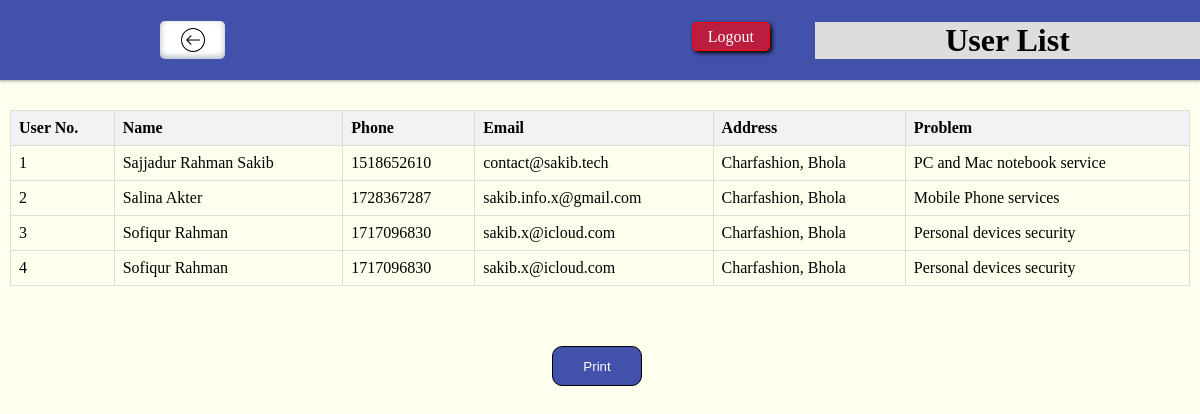
The app's page /admin/alluser.php (signed in) with its own data.
### tables this page shows
CREATE TABLE `reservation` (
  `id` int(100) NOT NULL,
  `name` varchar(32) NOT NULL,
  `address` varchar(50) NOT NULL,
  `phone` int(14) NOT NULL,
  `email` varchar(38) NOT NULL,
  `problem` varchar(100) NOT NULL,
  `description` varchar(500) NOT NULL,
  `submission_time` timestamp NOT NULL DEFAULT current_timestamp(),
  `tracking` varchar(20) DEFAULT NULL
);

### admin/alluser.php (the view, shortened to what this page needs)
<!DOCTYPE html>
<html lang="en">
<head>
    <link rel="stylesheet" href="approval.css">
</head>
<body>
    <div class="contaner">
        <div class="navbar item">
            <div class="blank">
                <a href="./admin.php" class="btnhome"></a>
            </div>
            <h1>User List</h1>
            <div class="logout">
                <a href="">Logout</a>
            </div>
        </div>
        <div class="content item">
            <table>
                <thead>
                    <tr>
                        <th>User No.</th>
                        <th>Name</th>
                        <th>Phone</th>
                        <th>Email</th>
                        <th>Address</th>
                        <th>Problem</th>
                    </tr>
                </thead>
                <tbody>
                    <?php
                    include 'config.php';
                    $sql = "SELECT * FROM reservation";
                    $result = mysqli_query($conn,$sql);
                    $no=1;
                    while($row=mysqli_fetch_assoc($result))
                    {
                        echo '<tr>
                        <td>'.$no.'</td>
                        <td>'.$row['name'].'</td>
                        <td>'.$row['phone'].'</td>
                        <td>'.$row['email'].'</td>
                        <td>'.$row['address'].'</td>
                        <td>'.$row['problem'].'</td>
                    </tr>';
                    $no++;
                    }
                ?>
                </tbody>
            </table>
        </div>
    </div>
    <div style="width: 8%; /* Adjust width as needed */
    margin: 50px auto;">
    <form action="<?php $_SERVER['PHP_SELF']?>" method="POST">
        <input name="submit" type="submit" value="Print" class="printbtn">
    </form>
    </div>
</body>
</html>

### admin/approval.css (style rules this page uses)
* { margin: 0; padding: 0; box-sizing: border-box; }
form .printbtn { width: 90px; height: 40px; padding: 2px; background-color: #4251aa; color: #fff; border-radius: 10px; border: 1px solid black; }
html, body { min-height: 100%; width: 100%; margin: 0; overflow: auto; background-color: #ffffee; box-sizing: border-box; }
.navbar { width: 100%; order: 1; height: 80px; display: flex; justify-content: space-evenly; align-items: center; background-image: radial-gradient(circle farthest-corner at 10% 20%, #4251aa 42%, #4251aa 93.6%); box-shadow: rgba(60, 64, 67, 0.3) 0px 1px 2px 0px, rgba(60, 64, 67, 0.15) 0px 1px 3px 1px; }
.navbar h1 { order: 1; flex: 1; text-align: center; background-color: #ddd; }
.blank { flex: 1; height: 60px; display: flex; justify-content: center; align-items: center; }
.blank a { border: 1px solid blue; }
.logout { flex: 1; height: 25px; text-align: right; padding-right: 45px; }
.logout a { height: 20px; width: 100px; padding: 5px 15px; border: 1px solid red; background-color: rgba(255, 0, 0, 0.636); color: white; text-decoration: none; border-radius: 5px; box-shadow: 2px 2px 4px black; transition: all 0.2s ease-in-out; }
.content { width: 100%; box-sizing: border-box; order: 2; padding: 10px; display: flex; justify-content: center; align-items: center; overflow: auto; }
table { width: 100%; border-collapse: collapse; margin-top: 20px; }
th, td { border: 1px solid #ddd; padding: 8px; text-align: left; }
th { background-color: #f2f2f2; }
.navbar .blank .btnhome { height: 38px; width: 65px; border-radius: 5px; border: none; background-color: #ffffff; box-shadow: rgba(50, 50, 93, 0.25) 0px 50px 100px -20px, rgba(0, 0, 0, 0.3) 0px 30px 60px -30px, rgba(10, 37, 64, 0.35) 0px -2px 6px 0px inset; transition: background-color 0.3s, color 0.3s; background-image: url('./images/back.png'); object-fit: cover; background-size: 40%; background-position: center; background-repeat: no-repeat; }

### records on screen
reservation: name "Sajjadur Rahman Sakib", phone "1518652610", email "contact@sakib.tech", address "Charfashion, Bhola", problem "PC and Mac notebook service"
reservation: name "Salina Akter", phone "1728367287", email "sakib.info.x@gmail.com", address "Charfashion, Bhola", problem "Mobile Phone services"
reservation: name "Sofiqur Rahman", phone "1717096830", email "sakib.x@icloud.com", address "Charfashion, Bhola", problem "Personal devices security"
reservation: name "Sofiqur Rahman", phone "1717096830", email "sakib.x@icloud.com", address "Charfashion, Bhola", problem "Personal devices security"
